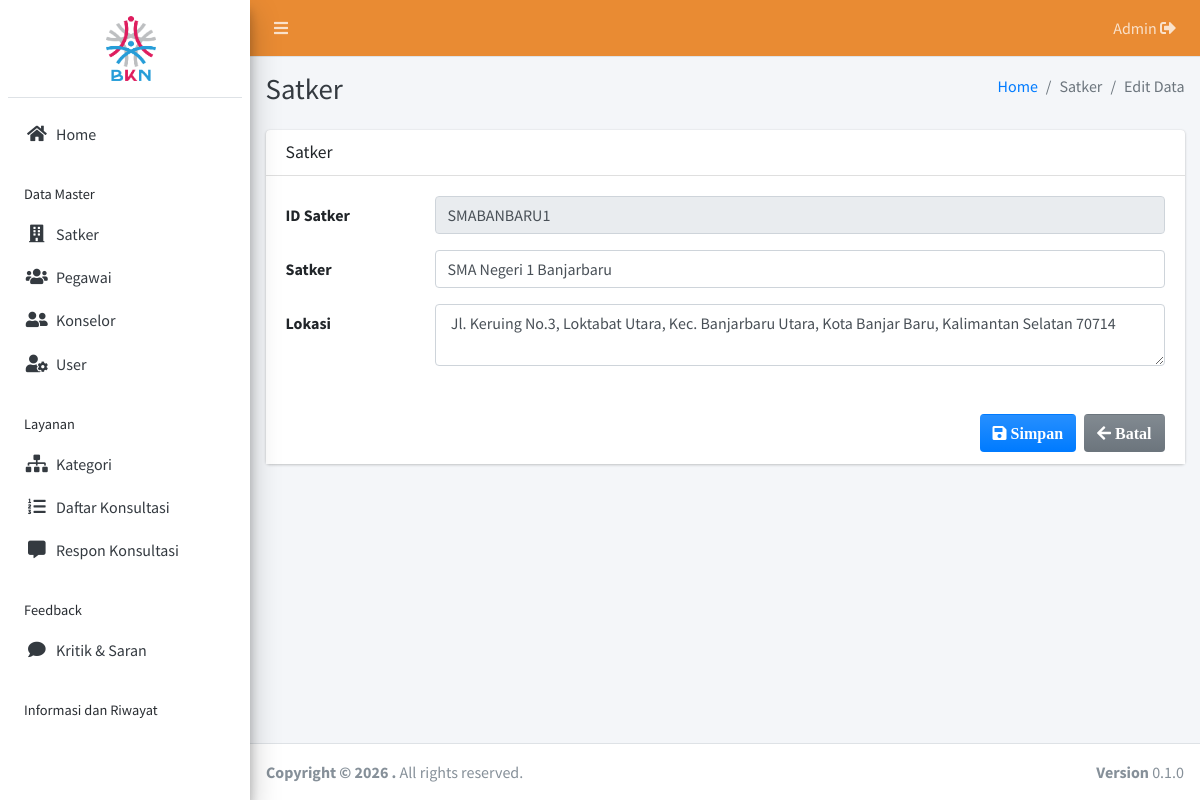
The app's page /admin/satker/edit.php?id=SMABANBARU1 (signed in) with its own data.
### tables this page shows
CREATE TABLE `satker` (
  `id_satker` varchar(100) NOT NULL,
  `satker` varchar(250) NOT NULL,
  `lokasi` text NOT NULL,
  PRIMARY KEY (`id_satker`)
);

### config/config.php (called while the page is built, shortened)
<?php
function base_url($url = null)
{
    $env_base = getenv('BASE_URL');
    if ($env_base && is_string($env_base) && trim($env_base) !== '') {
        $base = rtrim(trim($env_base), '/');
    } else {
        if (!empty($_SERVER['HTTP_X_FORWARDED_PROTO'])) {
            $scheme = $_SERVER['HTTP_X_FORWARDED_PROTO'];
        } else {
            $scheme = (!empty($_SERVER['HTTPS']) && $_SERVER['HTTPS'] !== 'off') || (isset($_SERVER['SERVER_PORT']) && $_SERVER['SERVER_PORT'] == 443)
                ? 'https'
                : 'http';
        }
        if (!empty($_SERVER['HTTP_HOST'])) {
            $base = $scheme . '://' . $_SERVER['HTTP_HOST'];
        } else {
            $base = 'http://konsultasi_bkn.test';
        }
        $base = rtrim($base, '/');
    }
    if ($url !== null && $url !== '') {
        return $base . '/' . ltrim($url, '/');
    }
    return $base;
}

### admin/satker/edit.php (the view, shortened to what this page needs)
<?php
require '../../config/config.php';
require '../../config/koneksi.php';
$id = $_GET['id'];
$data = $koneksi->query("SELECT * FROM satker WHERE id_satker = '$id'");
$row = $data->fetch_array();
?>
<!DOCTYPE html>
<html>
<?php
include '../../templates/head.php';
?>
<body class="hold-transition sidebar-mini layout-fixed">
    <div class="wrapper">
        <?php
        include '../../templates/navbar.php';
        ?>
        <?php
        include '../../templates/sidebar.php';
        ?>
        <div class="content-wrapper">
            <div class="content-header">
                <div class="container-fluid">
                    <div class="row mb-2">
                        <div class="col-sm-6">
                            <h1 class="m-0 text-dark">Satker</h1>
                        </div>
                        <div class="col-sm-6">
                            <ol class="breadcrumb float-sm-right">
                                <li class="breadcrumb-item"><a href="#">Home</a></li>
                                <li class="breadcrumb-item active">Satker</li>
                                <li class="breadcrumb-item active">Edit Data</li>
                            </ol>
                        </div>
                    </div>
                </div>
            </div>
            <section class="content">
                <div class="container-fluid">
                    <form class="form-horizontal" method="POST" action="" enctype="multipart/form-data">
                        <div class="row">
                            <div class="col-md-12">
                                <div class="card">
                                    <div class="card-header">
                                        <h3 class="card-title">Satker</h3>
                                    </div>
                                    <div class="card-body" style="background-color: white;">
                                        <div class="form-group row">
                                            <label for="" class="col-sm-2 col-form-label">ID Satker</label>
                                            <div class="col-sm-10">
                                                <input type="text" class="form-control" name="id_satker" value="<?= $row['id_satker'] ?>" readonly>
                                            </div>
                                        </div>
                                        <div class="form-group row">
                                            <label for="" class="col-sm-2 col-form-label">Satker</label>
                                            <div class="col-sm-10">
                                                <input type="text" class="form-control" name="satker" value="<?= $row['satker'] ?>">
                                            </div>
                                        </div>
                                        <div class="form-group row">
                                            <label for="" class="col-sm-2 col-form-label">Lokasi</label>
                                            <div class="col-sm-10">
                                                <textarea class="form-control" name="lokasi"><?= $row['lokasi'] ?></textarea>
                                            </div>
                                        </div>
                                    </div>
                                    <div class="card-footer" style="background-color: white;">
                                        <a href="<?= base_url('admin/satker/') ?>" class="btn bg-gradient-secondary float-right"><i class="fa fa-arrow-left"> Batal</i></a>
                                        <button type="submit" name="submit" class="btn bg-gradient-primary float-right mr-2"><i class="fa fa-save"> Simpan</i></button>
                                    </div>
                                </div>
                            </div>
                        </div>
                    </form>
                </div>
            </section>
        </div>
        <?php include_once "../../templates/footer.php"; ?>
    </div>
</body>
</html>

### records on screen
satker: id_satker "SMABANBARU1", satker "SMA Negeri 1 Banjarbaru", lokasi "Jl. Keruing No.3, Loktabat Utara, Kec. Banjarbaru Utara, Kota Banjar Baru, Kalimantan Selatan 70714"

### other values on screen
$_SESSION['role'] "Admin"
